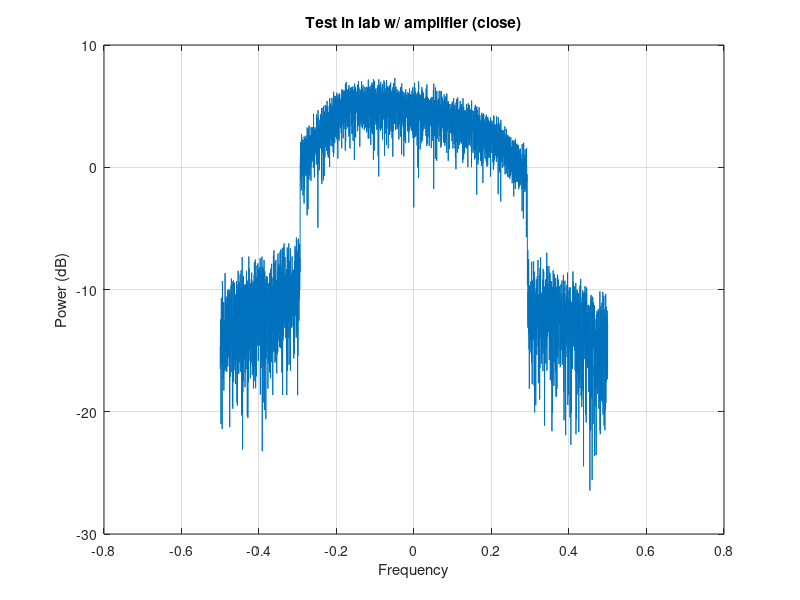

MATLAB code for this plot:
load soundingSignal40-48.mat
load data/rx_data_feb_1.mat

%%
% rx_data_reshaped = reshape(rx_data, [21000,4]);
% rx_data1 = rx_data_reshaped(:, 1).';
% rx_data2 = rx_data_reshaped(:, 2).';
% rx_data3 = rx_data_reshaped(:, 3).';
% rx_data4 = rx_data_reshaped(:, 4).';

%%
current_data = rx_data;

nfft = 4096;
r = current_data(10501:10501+nfft-1);
R = fft(r,nfft);

FF = -0.5:1/nfft:0.5-1/nfft;
figure(4);
% stem(FF,10*log10(abs(fftshift(R)))); grid on;
% ax = gca;
% ax.Children.BaseLine.BaseValue = -60;
% ax.Children.Marker = 'none';
plot(FF,10*log10(abs(fftshift(R)))); grid on;
title("Test in lab w/ amplifier (close)");
ylabel("Power (dB)");
xlabel("Frequency");

willie = zeros(length(current_data)-length(s),1);
for idx = 1:length(willie)
    willie(idx) = current_data(idx:idx+length(s)-1) * s';
end

% figure(1);
% subplot(311); plot(real(willie)); grid on;
% subplot(312); plot(imag(willie)); grid on;
% subplot(313); plot(abs(willie)); grid on;

